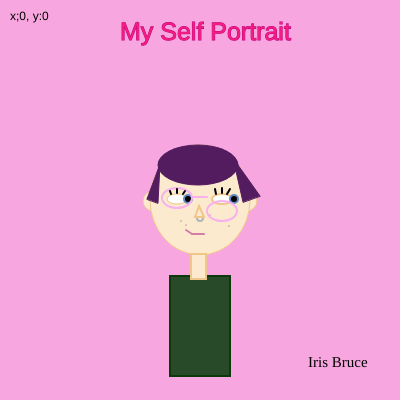
Frame 1 (no input)
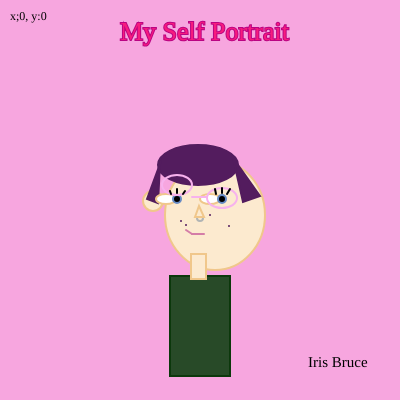
Frame 60 (no input)
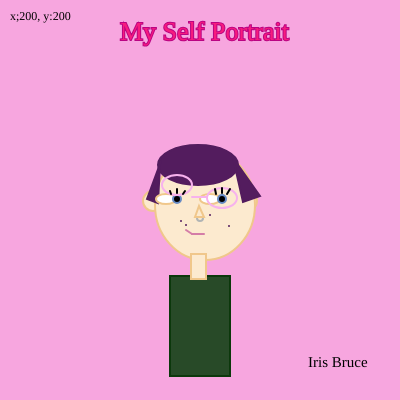
Frame 120 (the mouse pressed at the canvas centre since frame 60)

The p5.js sketch that drew these frames (run headless with seeded random() and noise() and a simulated clock; from frame 60 on, the mouse is pressed at the canvas centre):

// p5.js sketch
// ── sketch.js
var lefteyex = 177;
var mylefteyemoves = 1;
var lefteyeballx = 177;
var mylefteyeballmoves = 1;
var leftglassesy = 198;
var myleftglassesmoves = 1;
var rightglassesy = 198;
var myrightglassesmoves = 1;
var headx = 200;
var heady = 200;
var myheadmoves = 1;
var righteyex = 222;
var myrighteyemoves = 1;
var righteyeballx = 222;
var myrighteyeballmoves = 1;
var textsize = 25;
var textmovement = 1;
var textcount = 0;


function setup() {
createCanvas (400,400);
mylefteyemoves = floor(random() * 15)+1
mylefteyeballmoves = floor(random() * 15)+1
myrighteyemoves = floor(random() * 15)+1
myrighteyeballmoves = floor(random() * 15)+1
myleftglassesmoves = floor(random() * 15)+1
myheadmoves = floor(random() * 15)+1
}

function draw (){
background(247, 166, 223);

fill(0);
noStroke();
textSize(12);
text("x;" + round(mouseX) + ", y:" + round(mouseY), 10, 20)

//title
fill(247, 27, 126);
stroke(186, 4, 131);
textSize(textsize);
text('My Self Portrait',120,40);
if(textcount >= 10){
    textcount = 0;
    textmovement *= -1;
}
textsize += textmovement
textcount += 1

//left ear
fill(252, 234, 207);
noStroke()
stroke(240, 199, 139);
circle(153,201,20);


//right ear
fill(252, 234, 207);
noStroke()
stroke(240, 199, 139);
circle(247,201,20);

//head
fill(252, 234, 207);
noStroke()
stroke(240, 199, 139);
ellipse(headx,heady,100,110);
if(headx >= 218 || headx <= 182 && heady >= 212 || heady <= 188){
    myheadmoves *= -1;
}
headx += myheadmoves
heady += myheadmoves

//hair
fill(83, 28, 94)
stroke(83, 28, 94)
ellipse(198,165,80,40)
triangle(147,199,160,164,158,203)
triangle(260,196,233,158,243,202)

//moles
fill(82, 54, 25)
point(210,215)
fill(82, 54, 25)
point(229,226)
fill(82, 54, 25)
point(186,225)
fill(82, 54, 25)
point(181,221)

//left eye
fill(300)
noStroke()
stroke(240, 199, 139)
ellipse (lefteyex,199,20,10)
if(lefteyex >= 204 || lefteyex <= 148 && lefteyeballx >= 204 || lefteyeballx <= 148 ){
mylefteyemoves *= -1;
mylefteyeballmoves *= -1;
}
 lefteyex += mylefteyemoves;
 lefteyeballx += mylefteyemoves;
//left eyeball
fill(0)
stroke(102, 138, 196)
strokeWeight(2)
circle (lefteyeballx,199,8)

//right eye
fill(300)
noStroke()
stroke(240, 199, 139)
ellipse (righteyex,199,20,10)
if (righteyex >= 246 || righteyex <= 192 && righteyeballx >= 246 || righteyeballx <= 192){
myrighteyemoves *= -1;
myrighteyeballmoves *= -1;
}
 righteyex += myrighteyemoves;
 righteyeballx += myrighteyemoves

//right eyeball
fill(0)
stroke(102, 138, 196)
strokeWeight(2)
circle (righteyeballx,199,8)

//left glasses
noFill()
stroke(247, 178, 237)
ellipse(177,leftglassesy,30,20)
if(leftglassesy <= 178 || leftglassesy >= 211 && rightglassesy <= 178 || rightglassesy >=211){
myleftglassesmoves *= -1;
myrightglassesmoves *= -1;
}
leftglassesy += myleftglassesmoves;
rightglassesy += myleftglassesmoves;
//right glasses
noFill()
stroke(247, 178, 237)
ellipse(222,rightglassesy,30,20)
//glassesbridge
line(192,197,207,197)

//nose ring
noFill()
stroke(177, 181, 181)
circle(200,218,6)

//nose
fill(252, 234, 207)
stroke(240, 199, 139)
triangle(195,217,199,206,204,217)

//mouth
stroke(0)
line(171,194,170,191)
stroke(0)
line(177,193,177,189)
stroke(0)
line(183,194,185,191)

//left eyelashes
stroke(0)
line(216,194,215,189)
stroke(0)
line(222,193,222,188)
stroke(0)
line(227,194,230,189)
//right eyelashes
stroke(212, 125, 167)
line(186,230,192,234)
stroke(212, 125, 167)
line(192,234,204,234)

//clothes
fill(40, 74, 40)
stroke(12, 56, 12)
rect(170,276,60,100)
//neck
fill(252, 234, 207)
stroke(240, 199, 139)
rect(191,254,15,25)


//sign
fill(0);
noStroke()
textSize(15);
textFont('Pacifico')
text('Iris Bruce',308,367);


}
